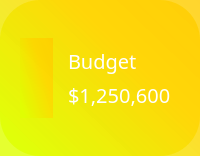
       <widget class="QFrame" name="budget">
        <property name="maximumSize">
         <size>
          <width>320</width>
          <height>155</height>
         </size>
        </property>
        <property name="styleSheet">
         <string notr="true">background-color: rgb(255,255,255);
border-radius: 40px;
background-color: qlineargradient(spread:pad, x1:0, y1:0.812, x2:1, y2:0, stop:0 rgba(223, 255, 0, 207), stop:0.61194 rgba(255, 213, 0, 210), stop:1 rgba(255, 204, 0, 209));</string>
        </property>
        <property name="frameShape">
         <enum>QFrame::StyledPanel</enum>
        </property>
        <property name="frameShadow">
         <enum>QFrame::Raised</enum>
        </property>
        <layout class="QGridLayout" name="gridLayout_8" columnstretch="1,0">
         <property name="sizeConstraint">
          <enum>QLayout::SetMinimumSize</enum>
         </property>
         <property name="leftMargin">
          <number>20</number>
         </property>
         <property name="topMargin">
          <number>38</number>
         </property>
         <property name="rightMargin">
          <number>20</number>
         </property>
         <property name="bottomMargin">
          <number>38</number>
         </property>
         <item row="0" column="0">
          <widget class="QFrame" name="frame_15">
           <property name="maximumSize">
            <size>
             <width>90</width>
             <height>90</height>
            </size>
           </property>
           <property name="styleSheet">
            <string notr="true">border-radius: 20px;</string>
           </property>
           <property name="frameShape">
            <enum>QFrame::StyledPanel</enum>
           </property>
           <property name="frameShadow">
            <enum>QFrame::Raised</enum>
           </property>
           <layout class="QGridLayout" name="gridLayout_58">
            <item row="0" column="0">
             <widget class="QLabel" name="label_21">
              <property name="styleSheet">
               <string notr="true">background-color: none;
image: url(:/logo/image/budgeting.png);</string>
              </property>
              <property name="text">
               <string/>
              </property>
             </widget>
            </item>
           </layout>
          </widget>
         </item>
         <item row="0" column="1">
          <widget class="QFrame" name="frame_14">
           <property name="maximumSize">
            <size>
             <width>183</width>
             <height>90</height>
            </size>
           </property>
           <property name="styleSheet">
            <string notr="true">background-color: none;</string>
           </property>
           <property name="frameShape">
            <enum>QFrame::StyledPanel</enum>
           </property>
           <property name="frameShadow">
            <enum>QFrame::Raised</enum>
           </property>
           <layout class="QVBoxLayout" name="verticalLayout_2">
            <item>
             <widget class="QLabel" name="label_11">
              <property name="font">
               <font>
                <family>Arial Rounded MT Bold</family>
                <pointsize>15</pointsize>
                <weight>50</weight>
                <bold>false</bold>
               </font>
              </property>
              <property name="styleSheet">
               <string notr="true">background-color: qlineargradient(spread:pad, x1:0, y1:0, x2:1, y2:1, stop:0 rgba(0, 0, 0, 0), stop:1 rgba(255, 255, 255, 0));
color: white;</string>
              </property>
              <property name="text">
               <string>Budget</string>
              </property>
             </widget>
            </item>
            <item>
             <widget class="QLabel" name="label_12">
              <property name="font">
               <font>
                <family>Arial Rounded MT Bold</family>
                <pointsize>15</pointsize>
                <weight>50</weight>
                <bold>false</bold>
               </font>
              </property>
              <property name="styleSheet">
               <string notr="true">background-color: qlineargradient(spread:pad, x1:0, y1:0, x2:1, y2:1, stop:0 rgba(0, 0, 0, 0), stop:1 rgba(255, 255, 255, 0));
color: white;</string>
              </property>
              <property name="text">
               <string>$1,250,600</string>
              </property>
             </widget>
            </item>
           </layout>
          </widget>
         </item>
        </layout>
       </widget>
